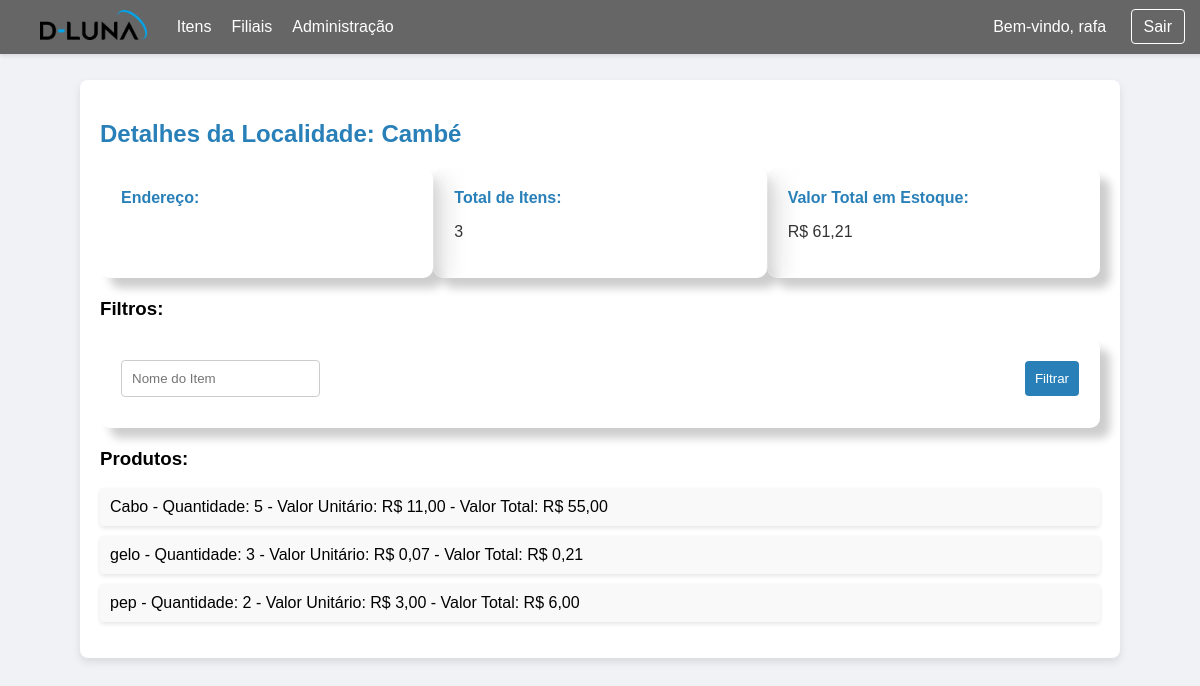
Screenshot of /localidades/4/ (signed in) with the database file from the repository.
### estoque/models.py (models this page shows, shortened)
class Localidade(models.Model):
  nome = models.CharField(max_length=100)

class Item(models.Model):
  nome = models.CharField(max_length=100)
  quantity = models.IntegerField()
  preco = models.DecimalField(max_digits=10, decimal_places=2)
  localidade = models.ForeignKey(Localidade, on_delete=models.CASCADE)
  data_criacao = models.DateTimeField(auto_now_add=True)
  data_atualizacao = models.DateTimeField(auto_now=True)
  criador_por = models.ForeignKey(User, on_delete=models.CASCADE)
  GL_category = models.CharField(max_length=100)
  descricao = models.CharField(max_length=250)
  asset_class = models.IntegerField()
  image = models.ImageField(upload_to='item_images/', blank=True, null=True)
  @property
  def valor_total(self):
    return self.quantity * self.preco

### estoque/views.py (the view)
# urls.py: path('localidades/<int:pk>/', LocalDetailView.as_view(), name='local-detail'),
@method_decorator(login_required, name='dispatch')
class LocalDetailView(DetailView):
   model = Localidade
   template_name = 'local_detail.html'
   context_object_name = 'localidade'
   def get_context_data(self, **kwargs):
        context = super().get_context_data(**kwargs)
        search_query = self.request.GET.get('search', '')
        if search_query:
            itens = Item.objects.filter(localidade=self.object, nome__icontains=search_query)
        else:
            itens = Item.objects.filter(localidade=self.object)
        itens = itens.order_by('-quantity')
        context['itens'] = itens
        context['total_itens'] = itens.count()
        context['valor_total_estoque'] = sum(item.valor_total for item in itens)
        return context

### estoque/templates/local_detail.html (shortened to what this page needs)
{% load static %}
<!DOCTYPE html>
<html lang="pt-br">
<head>
</head>
<body>
  <div class="navbar">
    <div class="navbar-left">
      <a href="{% url 'dashboard' %}">
        <img src="{% static 'midia/Logo_DeLuna.png' %}" alt="D-Luna" class="logo-img">
      </a>
      <a href="{% url 'item-list' %}">Itens</a>
      <a href="{% url 'localidade-list' %}">Filiais</a>
      <a href="{% url 'admin:index' %}">Administração</a>
    </div>
    <div class="navbar-right">
      <span>Bem-vindo, {{ user.username }}</span>
      <a href="{% url 'logout' %}">Sair</a>
    </div>
  </div>
  <div class="container">
    <h2>Detalhes da Localidade: {{ localidade.nome }}</h2>
    <div class="glass-card-container">
      <div class="glass-card">
        <strong>Endereço:</strong>
      </div>
      <div class="glass-card">
        <strong>Total de Itens:</strong>
        <p>{{ total_itens }}</p>
      </div>
      <div class="glass-card">
        <strong>Valor Total em Estoque:</strong>
        <p>R$ {{ valor_total_estoque }}</p>
      </div>
    </div>
    <h3>Filtros:</h3>
    <form method="GET" class="filter-form">
      <input type="text" name="search" placeholder="Nome do Item" value="{{ request.GET.search }}">
      <button type="submit">Filtrar</button>
    </form>
    <h3>Produtos:</h3>
    <ul>
      {% for item in itens %}
      <li>{{ item.nome }} - Quantidade: {{ item.quantity }} - Valor Unitário: R$ {{ item.preco }} - Valor
        Total: R$ {{ item.valor_total }}</li>
      {% empty %}
      <li>Nenhum produto encontrado nesta localidade.</li>
      {% endfor %}
    </ul>
  </div>
</body>
</html>

### estoque/templates/local_detail.html (style rules this page uses)
body { font-family: Arial, sans-serif; background-color: #f0f2f5; margin: 0; padding: 0; }
.container { max-width: 1000px; margin: 80px auto 20px; background-color: #fff; padding: 20px; border-radius: 8px; box-shadow: 0 4px 8px rgba(0, 0, 0, 0.1); }
h2 { color: #2980b9; margin-bottom: 20px; }
.glass-card-container { display: flex; justify-content: space-between; margin-bottom: 20px; }
.glass-card { background: rgba(255, 255, 255, 0.1); border: 1px solid rgba(255, 255, 255, 0.2); backdrop-filter: blur(10px); border-radius: 10px; padding: 20px; box-shadow: 10px 10px 10px rgba(0, 0, 0, 0.2); width: 30%; color: #333; margin-bottom: 0; }
.glass-card strong { display: block; margin-bottom: 10px; color: #2980b9; }
.filter-form { display: flex; justify-content: space-between; align-items: center; flex-wrap: wrap; background: rgba(255, 255, 255, 0.1); border: 1px solid rgba(255, 255, 255, 0.2); backdrop-filter: blur(10px); border-radius: 10px; padding: 20px; margin-bottom: 20px; box-shadow: 10px 10px 10px rgba(0, 0, 0, 0.2); }
.filter-form input, .filter-form button { padding: 10px; margin-bottom: 10px; border: 1px solid #ccc; border-radius: 4px; }
.filter-form button { background-color: #2980b9; color: #fff; border: none; cursor: pointer; }
ul { list-style-type: none; padding: 0; }
li { background-color: #f9f9f9; padding: 10px; margin-bottom: 10px; border-radius: 4px; box-shadow: 0 2px 4px rgba(0, 0, 0, 0.1); }
.navbar { background-color: #666666; overflow: hidden; position: fixed; top: 0; width: 100%; z-index: 1000; box-shadow: 0 2px 4px rgba(0, 0, 0, 0.1); display: flex; justify-content: space-between; align-items: center; padding: 10px 20px; }
.navbar-left { display: flex; align-items: center; }
.navbar-left a { color: #fff; text-decoration: none; margin-left: 20px; }
.navbar-right { padding: 0 35px; font-size: 16px; color: #fff; }
.navbar-right a { color: #fff; text-decoration: none; margin-left: 20px; padding: 8px 12px; border: 1px solid #fff; border-radius: 4px; }
.navbar .logo-img { max-height: 30px; margin-right: 10px; }

### rows the page displays
Localidade: nome "Cambé"
Item: nome "Cabo", quantity "5", preco "11,00", valor_total "55,00"
Item: nome "gelo", quantity "3", preco "0,07", valor_total "0,21"
Item: nome "pep", quantity "2", preco "3,00", valor_total "6,00"

### other values shown
{{ user.username }} "rafa"
{{ total_itens }} "3"
{{ valor_total_estoque }} "61,21"
